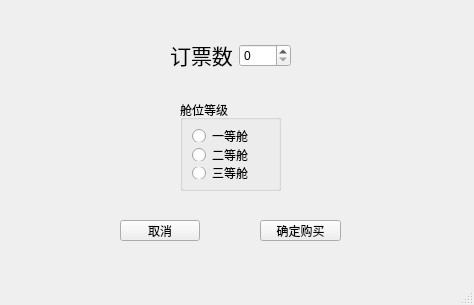
<?xml version="1.0" encoding="UTF-8"?>
<ui version="4.0">
 <class>BuyTicket</class>
 <widget class="QMainWindow" name="BuyTicket">
  <property name="geometry">
   <rect>
    <x>0</x>
    <y>0</y>
    <width>474</width>
    <height>305</height>
   </rect>
  </property>
  <property name="windowTitle">
   <string>MainWindow</string>
  </property>
  <widget class="QWidget" name="centralwidget">
   <widget class="QWidget" name="widget" native="true">
    <property name="geometry">
     <rect>
      <x>170</x>
      <y>30</y>
      <width>121</width>
      <height>51</height>
     </rect>
    </property>
    <layout class="QHBoxLayout" name="horizontalLayout">
     <item>
      <widget class="QLabel" name="label">
       <property name="text">
        <string>&lt;html&gt;&lt;head/&gt;&lt;body&gt;&lt;p align=&quot;center&quot;&gt;&lt;span style=&quot; font-size:16pt;&quot;&gt;订票数&lt;/span&gt;&lt;/p&gt;&lt;/body&gt;&lt;/html&gt;</string>
       </property>
      </widget>
     </item>
     <item>
      <widget class="QSpinBox" name="spinBox"/>
     </item>
    </layout>
   </widget>
   <widget class="QGroupBox" name="groupBox">
    <property name="geometry">
     <rect>
      <x>180</x>
      <y>100</y>
      <width>101</width>
      <height>91</height>
     </rect>
    </property>
    <property name="title">
     <string>舱位等级</string>
    </property>
    <layout class="QVBoxLayout" name="verticalLayout">
     <item>
      <widget class="QRadioButton" name="radioButton">
       <property name="text">
        <string>一等舱</string>
       </property>
      </widget>
     </item>
     <item>
      <widget class="QRadioButton" name="radioButton_2">
       <property name="text">
        <string>二等舱</string>
       </property>
      </widget>
     </item>
     <item>
      <widget class="QRadioButton" name="radioButton_3">
       <property name="text">
        <string>三等舱</string>
       </property>
      </widget>
     </item>
    </layout>
   </widget>
   <widget class="QPushButton" name="pushButton">
    <property name="geometry">
     <rect>
      <x>260</x>
      <y>220</y>
      <width>81</width>
      <height>21</height>
     </rect>
    </property>
    <property name="text">
     <string>确定购买</string>
    </property>
   </widget>
   <widget class="QPushButton" name="pushButton_2">
    <property name="geometry">
     <rect>
      <x>120</x>
      <y>220</y>
      <width>80</width>
      <height>21</height>
     </rect>
    </property>
    <property name="text">
     <string>取消</string>
    </property>
   </widget>
  </widget>
  <widget class="QStatusBar" name="statusbar"/>
  <action name="action_2">
   <property name="text">
    <string>订单 </string>
   </property>
  </action>
 </widget>
 <resources/>
 <connections/>
</ui>
